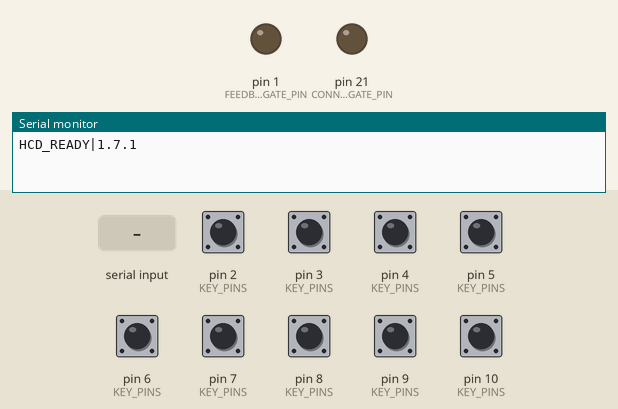
Simulated run of this sketch. Board: SparkFun Pro Micro, built with avr-gcc and run on an emulated ATmega32U4. Parts: output pins drawn as LEDs (lit = HIGH), the last lines printed to the serial monitor. The test bench sets the inputs (shaded band); at power-on: pin 2 (KEY_PINS), pin 3 (KEY_PINS), pin 4 (KEY_PINS), pin 5 (KEY_PINS), pin 6 (KEY_PINS), pin 7 (KEY_PINS), pin 8 (KEY_PINS), pin 9 (KEY_PINS), pin 10 (KEY_PINS) HIGH.

Above: at 1.2 s.
1.3 s: "HCD_PING\n" received over Serial
At 2.6 s:
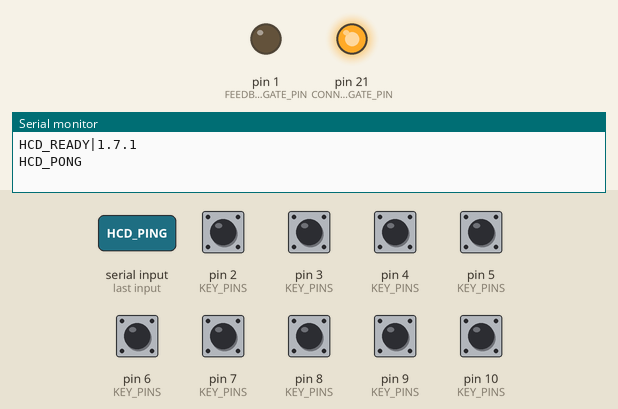
4.3 s: pin 2 (KEY_PINS) pulled LOW for 0.15 s
Timing chart, 0 to 7.3 s (numbered marks = the images above; inputs shaded):
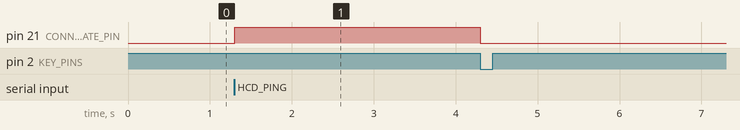

The sketch:

HackMan3DControlDeck.ino
```cpp
/*
 * HackMan3D Control Deck
 * Firmware for the HCD 3x3 programmable desktop controller.
 *
 * Hardware: Arduino Pro Micro / ATmega32U4
 */

#include "HCD_Buttons.h"
#include "HCD_Leds.h"
#include "HCD_Protocol.h"

void setup() {
  HcdLeds::begin();
  HcdButtons::begin();
  HcdProtocol::begin();
}

void loop() {
  HcdProtocol::update();
  HcdButtons::update();
  HcdLeds::update();
}
```

HCD_Buttons.cpp
```cpp
#include "HCD_Buttons.h"

#include <Arduino.h>

#include "HCD_Config.h"
#include "HCD_Leds.h"
#include "HCD_Protocol.h"

namespace {

struct ButtonState {
  bool rawPressed;
  bool stablePressed;
  unsigned long changedAt;
};

ButtonState keys[HcdConfig::KEY_COUNT];
uint8_t pressedKeyCount = 0;

void applyKeyChange(uint8_t index, bool pressed) {
  keys[index].stablePressed = pressed;
  if (pressed) {
    if (pressedKeyCount < HcdConfig::KEY_COUNT) {
      ++pressedKeyCount;
    }
  } else if (pressedKeyCount > 0) {
    --pressedKeyCount;
  }
  HcdLeds::setAnyKeyPressed(pressedKeyCount > 0);
  HcdProtocol::sendKeyEvent(index + 1, pressed);
}

}  // namespace

namespace HcdButtons {

void begin() {
  const unsigned long now = millis();
  for (uint8_t index = 0; index < HcdConfig::KEY_COUNT; ++index) {
    pinMode(HcdConfig::KEY_PINS[index], INPUT_PULLUP);
    const bool pressed = digitalRead(HcdConfig::KEY_PINS[index]) == LOW;
    keys[index] = {pressed, pressed, now};
    if (pressed) {
      ++pressedKeyCount;
    }
  }
  HcdLeds::setAnyKeyPressed(pressedKeyCount > 0);
}

void update() {
  const unsigned long now = millis();
  for (uint8_t index = 0; index < HcdConfig::KEY_COUNT; ++index) {
    const bool pressed = digitalRead(HcdConfig::KEY_PINS[index]) == LOW;
    if (pressed != keys[index].rawPressed) {
      keys[index].rawPressed = pressed;
      keys[index].changedAt = now;
    }
    if (pressed != keys[index].stablePressed &&
        now - keys[index].changedAt >= HcdConfig::DEBOUNCE_MS) {
      applyKeyChange(index, pressed);
    }
  }
}

}  // namespace HcdButtons
```

HCD_Buttons.h
```cpp
#pragma once

namespace HcdButtons {

void begin();
void update();

}  // namespace HcdButtons
```

HCD_Leds.cpp
```cpp
#include "HCD_Leds.h"

#include <Arduino.h>

#include "HCD_Config.h"

namespace {

bool pcConnected = false;
bool anyKeyPressed = false;
bool feedbackWasTriggered = false;
unsigned long feedbackStartedAt = 0;
uint16_t feedbackHoldMs = HcdConfig::DEFAULT_FEEDBACK_HOLD_MS;
uint8_t connectionDuty = 255;
uint8_t feedbackDuty = 255;

uint8_t gateLevel(bool on) {
  return (on == HcdConfig::MOSFET_GATE_ACTIVE_HIGH) ? HIGH : LOW;
}

void configureGate(uint8_t pin) {
  // Set the inactive level before enabling the output to prevent a startup flash.
  digitalWrite(pin, gateLevel(false));
  pinMode(pin, OUTPUT);
}

void writeGate(uint8_t pin, bool on) {
  const uint8_t level = gateLevel(on);
  digitalWrite(pin, level);
}

void writePwmGate(uint8_t pin, bool on, uint8_t duty, unsigned long phase) {
  if (!on || duty == 0) {
    writeGate(pin, false);
  } else if (duty == 255) {
    writeGate(pin, true);
  } else {
    const unsigned long onTime =
        (HcdConfig::LED_PWM_PERIOD_US * static_cast<unsigned long>(duty)) / 255UL;
    writeGate(pin, phase < onTime);
  }
}

void updateFeedbackGate() {
  const bool holdActive = feedbackWasTriggered && !anyKeyPressed &&
                          millis() - feedbackStartedAt < feedbackHoldMs;
  const unsigned long phase = micros() % HcdConfig::LED_PWM_PERIOD_US;
  writePwmGate(
      HcdConfig::CONNECTION_MOSFET_GATE_PIN,
      pcConnected,
      connectionDuty,
      phase);
  writePwmGate(
      HcdConfig::FEEDBACK_MOSFET_GATE_PIN,
      pcConnected && (anyKeyPressed || holdActive),
      feedbackDuty,
      phase);
}

}  // namespace

namespace HcdLeds {

void begin() {
  configureGate(HcdConfig::CONNECTION_MOSFET_GATE_PIN);
  configureGate(HcdConfig::FEEDBACK_MOSFET_GATE_PIN);
  setPcConnected(false);
  setAnyKeyPressed(false);
}

void update() { updateFeedbackGate(); }

void setPcConnected(bool connected) {
  pcConnected = connected;
  updateFeedbackGate();
}

void setAnyKeyPressed(bool pressed) {
  anyKeyPressed = pressed;
  if (pressed) {
    feedbackWasTriggered = true;
    feedbackStartedAt = millis();
  }
  updateFeedbackGate();
}

void setFeedbackHoldMs(uint16_t durationMs) {
  feedbackHoldMs = durationMs > HcdConfig::MAX_FEEDBACK_HOLD_MS
                       ? HcdConfig::MAX_FEEDBACK_HOLD_MS
                       : durationMs;
  updateFeedbackGate();
}

void setConnectionBrightness(uint8_t percentage) {
  connectionDuty = static_cast<uint8_t>(
      (static_cast<uint16_t>(min(percentage, static_cast<uint8_t>(100))) * 255U) /
      100U);
  updateFeedbackGate();
}

void setFeedbackBrightness(uint8_t percentage) {
  feedbackDuty = static_cast<uint8_t>(
      (static_cast<uint16_t>(min(percentage, static_cast<uint8_t>(100))) * 255U) /
      100U);
  updateFeedbackGate();
}

}  // namespace HcdLeds
```

HCD_Leds.h
```cpp
#pragma once

#include <Arduino.h>

namespace HcdLeds {

void begin();
void update();
void setPcConnected(bool connected);
void setAnyKeyPressed(bool pressed);
void setFeedbackHoldMs(uint16_t durationMs);
void setConnectionBrightness(uint8_t percentage);
void setFeedbackBrightness(uint8_t percentage);

}  // namespace HcdLeds
```

HCD_Protocol.cpp
```cpp
#include "HCD_Protocol.h"

#include <Arduino.h>
#include <stdlib.h>
#include <string.h>

#include "HCD_Config.h"
#include "HCD_Leds.h"

namespace {

char inputLine[HcdConfig::SERIAL_LINE_LENGTH];
uint8_t inputLength = 0;
unsigned long lastHeartbeatAt = 0;
bool pcConnected = false;

void setConnected(bool connected) {
  if (pcConnected == connected) {
    return;
  }
  pcConnected = connected;
  HcdLeds::setPcConnected(connected);
}

void sendInfo() {
  Serial.print(F("HCD_INFO|"));
  Serial.print(HcdConfig::PRODUCT_NAME);
  Serial.print('|');
  Serial.print(HcdConfig::MODEL_IDENTIFIER);
  Serial.print('|');
  Serial.print(HcdConfig::FIRMWARE_VERSION);
  Serial.print('|');
  Serial.println(HcdConfig::KEY_COUNT);
}

void handleLine(const char* line) {
  if (strcmp(line, "HCD_PING") == 0) {
    lastHeartbeatAt = millis();
    setConnected(true);
    Serial.println(F("HCD_PONG"));
    return;
  }

  if (strcmp(line, "HCD_GET_INFO") == 0) {
    sendInfo();
    return;
  }

  constexpr char LED_HOLD_PREFIX[] = "HCD_SET_LED_HOLD|";
  if (strncmp(line, LED_HOLD_PREFIX, sizeof(LED_HOLD_PREFIX) - 1) == 0) {
    const unsigned long requested = strtoul(
        line + sizeof(LED_HOLD_PREFIX) - 1, nullptr, 10);
    const uint16_t duration = requested > HcdConfig::MAX_FEEDBACK_HOLD_MS
                                  ? HcdConfig::MAX_FEEDBACK_HOLD_MS
                                  : static_cast<uint16_t>(requested);
    HcdLeds::setFeedbackHoldMs(duration);
    Serial.print(F("HCD_LED_HOLD|"));
    Serial.println(duration);
    return;
  }

  constexpr char CONNECTION_BRIGHTNESS_PREFIX[] =
      "HCD_SET_CONNECTION_BRIGHTNESS|";
  if (strncmp(
          line,
          CONNECTION_BRIGHTNESS_PREFIX,
          sizeof(CONNECTION_BRIGHTNESS_PREFIX) - 1) == 0) {
    const uint8_t percentage = static_cast<uint8_t>(min(
        strtoul(line + sizeof(CONNECTION_BRIGHTNESS_PREFIX) - 1, nullptr, 10),
        100UL));
    HcdLeds::setConnectionBrightness(percentage);
    return;
  }

  constexpr char FEEDBACK_BRIGHTNESS_PREFIX[] =
      "HCD_SET_FEEDBACK_BRIGHTNESS|";
  if (strncmp(
          line,
          FEEDBACK_BRIGHTNESS_PREFIX,
          sizeof(FEEDBACK_BRIGHTNESS_PREFIX) - 1) == 0) {
    const uint8_t percentage = static_cast<uint8_t>(min(
        strtoul(line + sizeof(FEEDBACK_BRIGHTNESS_PREFIX) - 1, nullptr, 10),
        100UL));
    HcdLeds::setFeedbackBrightness(percentage);
  }
}

void readSerial() {
  while (Serial.available() > 0) {
    const char character = static_cast<char>(Serial.read());
    if (character == '\r') {
      continue;
    }
    if (character == '\n') {
      inputLine[inputLength] = '\0';
      if (inputLength > 0) {
        handleLine(inputLine);
      }
      inputLength = 0;
      continue;
    }
    if (inputLength < HcdConfig::SERIAL_LINE_LENGTH - 1) {
      inputLine[inputLength++] = character;
    } else {
      inputLength = 0;
    }
  }
}

}  // namespace

namespace HcdProtocol {

void begin() {
  Serial.begin(HcdConfig::SERIAL_BAUD_RATE);
  Serial.print(F("HCD_READY|"));
  Serial.println(HcdConfig::FIRMWARE_VERSION);
}

void update() {
  readSerial();
  if (pcConnected && millis() - lastHeartbeatAt > HcdConfig::HEARTBEAT_TIMEOUT_MS) {
    setConnected(false);
  }
}

void sendKeyEvent(uint8_t keyId, bool pressed) {
  Serial.print(F("HCD_KEY|"));
  Serial.print(keyId);
  Serial.print('|');
  Serial.println(pressed ? F("DOWN") : F("UP"));
}

}  // namespace HcdProtocol
```

HCD_Protocol.h
```cpp
#pragma once

#include <Arduino.h>

namespace HcdProtocol {

void begin();
void update();
void sendKeyEvent(uint8_t keyId, bool pressed);

}  // namespace HcdProtocol
```

HCD_Config.h
```cpp
#pragma once

#include <Arduino.h>

namespace HcdConfig {

constexpr char PRODUCT_NAME[] = "HackMan3D Control Deck";
constexpr char MODEL_IDENTIFIER[] = "HCD-BASE";
constexpr char FIRMWARE_VERSION[] = "1.7.1";
constexpr unsigned long SERIAL_BAUD_RATE = 115200;

constexpr uint8_t KEY_COUNT = 9;

// The front panel is numbered left-to-right, while each physical row is
// wired right-to-left. Keep the logical events aligned with the 3x3 UI.
constexpr uint8_t KEY_PINS[KEY_COUNT] = {4, 3, 2, 7, 6, 5, 10, 9, 8};

// Logic-level N-MOSFET gates. HIGH turns the corresponding light on.
constexpr uint8_t CONNECTION_MOSFET_GATE_PIN = 21;  // A3
constexpr uint8_t FEEDBACK_MOSFET_GATE_PIN = 1;     // TX
constexpr bool MOSFET_GATE_ACTIVE_HIGH = true;
constexpr unsigned long LED_PWM_PERIOD_US = 2000;

constexpr unsigned long DEBOUNCE_MS = 20;
constexpr unsigned long HEARTBEAT_TIMEOUT_MS = 3000;
constexpr uint16_t DEFAULT_FEEDBACK_HOLD_MS = 120;
constexpr uint16_t MAX_FEEDBACK_HOLD_MS = 2000;
constexpr uint8_t SERIAL_LINE_LENGTH = 80;

}  // namespace HcdConfig
```

Measured:
- after the input at 1.3 s, pin 21 (CONNECTION_MOSFET_GATE_PIN): LOW → HIGH at once
